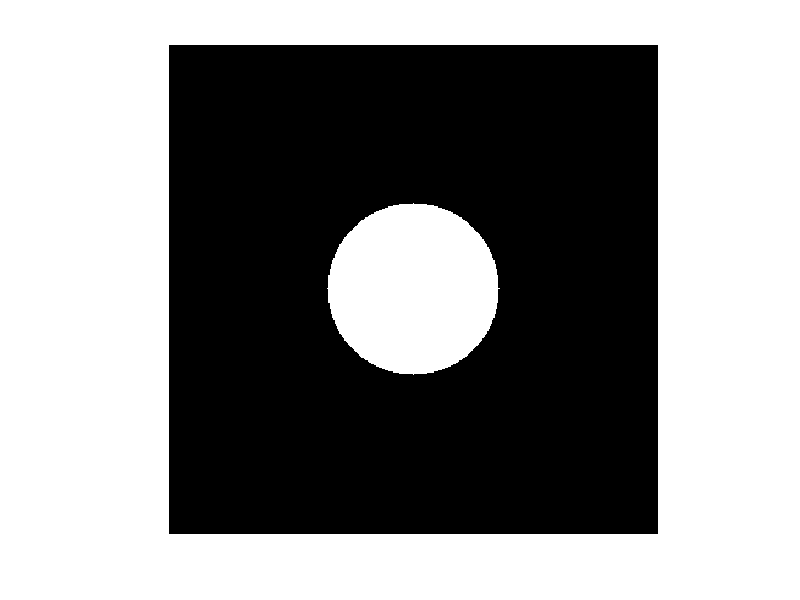

MATLAB code for this plot:
A = zeros(400, 400);
Cx = 200;
Cy = 200;
myrad = 70;
for i=1 :1:400
    for j=1:1:400
        if sqrt((i-Cx)^2 + (j-Cy)^2) <=myrad
            A(i,j) = 255;
        else
            continue
        end
    end
end

figure;imshow(A)